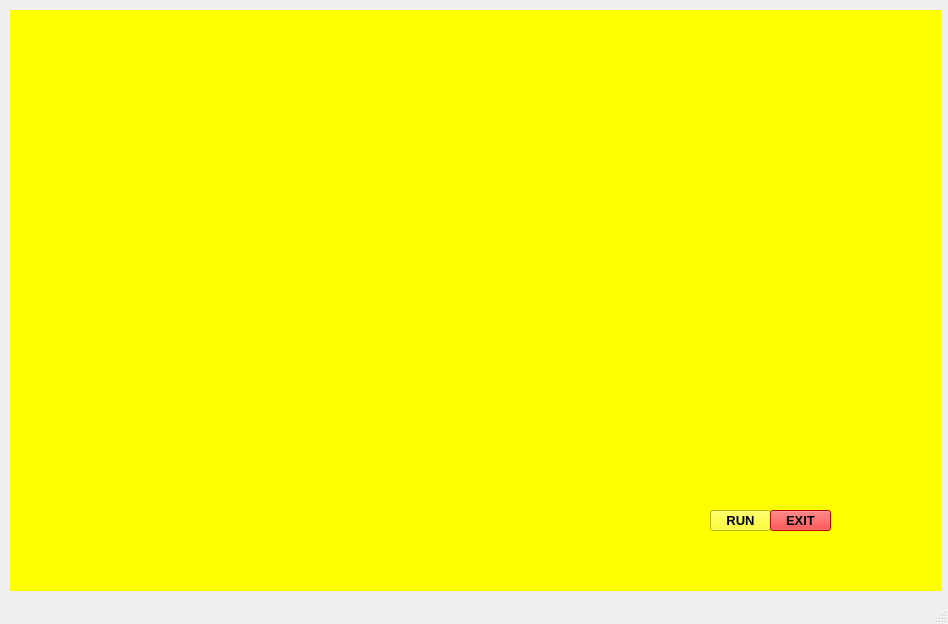
<?xml version="1.0" encoding="UTF-8"?>
<ui version="4.0">
 <class>JarvisUI</class>
 <widget class="QMainWindow" name="JarvisUI">
  <property name="geometry">
   <rect>
    <x>0</x>
    <y>0</y>
    <width>948</width>
    <height>624</height>
   </rect>
  </property>
  <property name="windowTitle">
   <string>MainWindow</string>
  </property>
  <widget class="QWidget" name="centralwidget">
   <widget class="QLabel" name="label">
    <property name="geometry">
     <rect>
      <x>10</x>
      <y>10</y>
      <width>931</width>
      <height>581</height>
     </rect>
    </property>
    <property name="styleSheet">
     <string notr="true">background-color: rgb(255, 255, 0);</string>
    </property>
    <property name="text">
     <string/>
    </property>
    <property name="pixmap">
     <pixmap>../7LP8.gif</pixmap>
    </property>
    <property name="scaledContents">
     <bool>true</bool>
    </property>
   </widget>
   <widget class="QPushButton" name="pushButton">
    <property name="geometry">
     <rect>
      <x>710</x>
      <y>510</y>
      <width>61</width>
      <height>21</height>
     </rect>
    </property>
    <property name="font">
     <font>
      <pointsize>10</pointsize>
      <weight>75</weight>
      <bold>true</bold>
     </font>
    </property>
    <property name="styleSheet">
     <string notr="true">background-color: rgb(255, 255, 0);</string>
    </property>
    <property name="text">
     <string>RUN</string>
    </property>
   </widget>
   <widget class="QPushButton" name="pushButton_2">
    <property name="geometry">
     <rect>
      <x>770</x>
      <y>510</y>
      <width>61</width>
      <height>21</height>
     </rect>
    </property>
    <property name="font">
     <font>
      <pointsize>10</pointsize>
      <weight>75</weight>
      <bold>true</bold>
     </font>
    </property>
    <property name="styleSheet">
     <string notr="true">background-color: rgb(255, 0, 0);</string>
    </property>
    <property name="text">
     <string>EXIT</string>
    </property>
   </widget>
   <widget class="QLabel" name="label_1">
    <property name="geometry">
     <rect>
      <x>20</x>
      <y>20</y>
      <width>331</width>
      <height>81</height>
     </rect>
    </property>
    <property name="text">
     <string/>
    </property>
    <property name="pixmap">
     <pixmap>../T8bahf.gif</pixmap>
    </property>
    <property name="scaledContents">
     <bool>false</bool>
    </property>
   </widget>
   <widget class="QTextBrowser" name="textBrowser">
    <property name="geometry">
     <rect>
      <x>470</x>
      <y>20</y>
      <width>211</width>
      <height>51</height>
     </rect>
    </property>
    <property name="styleSheet">
     <string notr="true">background:transparent;
border-radius:none;</string>
    </property>
   </widget>
   <widget class="QTextBrowser" name="textBrowser_2">
    <property name="geometry">
     <rect>
      <x>680</x>
      <y>20</y>
      <width>211</width>
      <height>51</height>
     </rect>
    </property>
    <property name="styleSheet">
     <string notr="true">background:transparent;
border-radius:none;</string>
    </property>
    <property name="html">
     <string>&lt;!DOCTYPE HTML PUBLIC &quot;-//W3C//DTD HTML 4.0//EN&quot; &quot;http://www.w3.org/TR/REC-html40/strict.dtd&quot;&gt;
&lt;html&gt;&lt;head&gt;&lt;meta name=&quot;qrichtext&quot; content=&quot;1&quot; /&gt;&lt;style type=&quot;text/css&quot;&gt;
p, li { white-space: pre-wrap; }
&lt;/style&gt;&lt;/head&gt;&lt;body style=&quot; font-family:'MS Shell Dlg 2'; font-size:8.25pt; font-weight:400; font-style:normal;&quot;&gt;
&lt;p style=&quot;-qt-paragraph-type:empty; margin-top:0px; margin-bottom:0px; margin-left:0px; margin-right:0px; -qt-block-indent:0; text-indent:0px;&quot;&gt;&lt;br /&gt;&lt;/p&gt;&lt;/body&gt;&lt;/html&gt;</string>
    </property>
   </widget>
   <widget class="QLabel" name="label_2">
    <property name="geometry">
     <rect>
      <x>660</x>
      <y>360</y>
      <width>251</width>
      <height>121</height>
     </rect>
    </property>
    <property name="text">
     <string/>
    </property>
    <property name="pixmap">
     <pixmap>../download.png</pixmap>
    </property>
    <property name="scaledContents">
     <bool>true</bool>
    </property>
   </widget>
  </widget>
  <widget class="QMenuBar" name="menubar">
   <property name="geometry">
    <rect>
     <x>0</x>
     <y>0</y>
     <width>948</width>
     <height>21</height>
    </rect>
   </property>
  </widget>
  <widget class="QStatusBar" name="statusbar"/>
 </widget>
 <resources/>
 <connections/>
</ui>
